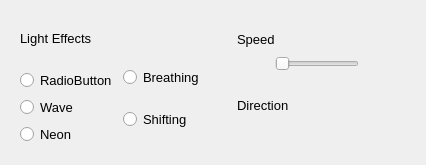
                  <widget class="QWidget" name="tab_6">
                   <attribute name="title">
                    <string>Dynamic</string>
                   </attribute>
                   <layout class="QHBoxLayout" name="horizontalLayout_12">
                    <item alignment="Qt::AlignTop">
                     <widget class="QWidget" name="widget_14" native="true">
                      <layout class="QVBoxLayout" name="verticalLayout_18">
                       <property name="topMargin">
                        <number>20</number>
                       </property>
                       <item>
                        <widget class="QLabel" name="label_14">
                         <property name="font">
                          <font>
                           <pointsize>10</pointsize>
                          </font>
                         </property>
                         <property name="text">
                          <string>Light Effects</string>
                         </property>
                        </widget>
                       </item>
                       <item>
                        <layout class="QHBoxLayout" name="horizontalLayout_16">
                         <item>
                          <layout class="QVBoxLayout" name="verticalLayout_16">
                           <property name="topMargin">
                            <number>18</number>
                           </property>
                           <item>
                            <widget class="QRadioButton" name="radioButton_5">
                             <property name="font">
                              <font>
                               <pointsize>10</pointsize>
                              </font>
                             </property>
                             <property name="text">
                              <string>RadioButton</string>
                             </property>
                            </widget>
                           </item>
                           <item>
                            <widget class="QRadioButton" name="radioButton_2">
                             <property name="font">
                              <font>
                               <pointsize>10</pointsize>
                              </font>
                             </property>
                             <property name="text">
                              <string>Wave</string>
                             </property>
                            </widget>
                           </item>
                           <item>
                            <widget class="QRadioButton" name="radioButton">
                             <property name="font">
                              <font>
                               <pointsize>10</pointsize>
                              </font>
                             </property>
                             <property name="text">
                              <string>Neon</string>
                             </property>
                            </widget>
                           </item>
                          </layout>
                         </item>
                         <item>
                          <layout class="QVBoxLayout" name="verticalLayout_17">
                           <item>
                            <widget class="QRadioButton" name="radioButton_4">
                             <property name="font">
                              <font>
                               <pointsize>10</pointsize>
                              </font>
                             </property>
                             <property name="text">
                              <string>Breathing</string>
                             </property>
                            </widget>
                           </item>
                           <item>
                            <widget class="QRadioButton" name="radioButton_3">
                             <property name="font">
                              <font>
                               <pointsize>10</pointsize>
                              </font>
                             </property>
                             <property name="text">
                              <string>Shifting</string>
                             </property>
                            </widget>
                           </item>
                          </layout>
                         </item>
                        </layout>
                       </item>
                      </layout>
                     </widget>
                    </item>
                    <item>
                     <widget class="QWidget" name="widget_15" native="true">
                      <layout class="QVBoxLayout" name="verticalLayout_13">
                       <item alignment="Qt::AlignLeft">
                        <widget class="QWidget" name="widget_16" native="true">
                         <layout class="QVBoxLayout" name="verticalLayout_15">
                          <item>
                           <widget class="QLabel" name="label_15">
                            <property name="font">
                             <font>
                              <pointsize>10</pointsize>
                             </font>
                            </property>
                            <property name="text">
                             <string>Speed</string>
                            </property>
                           </widget>
                          </item>
                          <item>
                           <layout class="QHBoxLayout" name="horizontalLayout_15">
                            <item>
                             <widget class="QPushButton" name="pushButton_20">
                              <property name="styleSheet">
                               <string notr="true">*{
border:none;}
</string>
                              </property>
                              <property name="text">
                               <string/>
                              </property>
                              <property name="icon">
                               <iconset>
                                <normaloff>D:/C/uet_3_2/tuong tac/library/minus.svg</normaloff>D:/C/uet_3_2/tuong tac/library/minus.svg</iconset>
                              </property>
                             </widget>
                            </item>
                            <item>
                             <widget class="QSlider" name="horizontalSlider_2">
                              <property name="orientation">
                               <enum>Qt::Horizontal</enum>
                              </property>
                             </widget>
                            </item>
                            <item>
                             <widget class="QPushButton" name="pushButton_21">
                              <property name="styleSheet">
                               <string notr="true">*{
border:none;}</string>
                              </property>
                              <property name="text">
                               <string/>
                              </property>
                              <property name="icon">
                               <iconset>
                                <normaloff>D:/C/uet_3_2/tuong tac/library/plus.svg</normaloff>D:/C/uet_3_2/tuong tac/library/plus.svg</iconset>
                              </property>
                             </widget>
                            </item>
                           </layout>
                          </item>
                         </layout>
                        </widget>
                       </item>
                       <item alignment="Qt::AlignLeft">
                        <widget class="QWidget" name="widget_17" native="true">
                         <layout class="QVBoxLayout" name="verticalLayout_14">
                          <item>
                           <widget class="QLabel" name="label_16">
                            <property name="font">
                             <font>
                              <pointsize>10</pointsize>
                             </font>
                            </property>
                            <property name="text">
                             <string>Direction</string>
                            </property>
                           </widget>
                          </item>
                          <item>
                           <layout class="QHBoxLayout" name="horizontalLayout_14">
                            <item>
                             <widget class="QPushButton" name="pushButton_18">
                              <property name="styleSheet">
                               <string notr="true">*{
border:none;}
</string>
                              </property>
                              <property name="text">
                               <string/>
                              </property>
                              <property name="icon">
                               <iconset>
                                <normaloff>D:/C/uet_3_2/tuong tac/library/chevrons-left.svg</normaloff>D:/C/uet_3_2/tuong tac/library/chevrons-left.svg</iconset>
                              </property>
                             </widget>
                            </item>
                            <item>
                             <widget class="QPushButton" name="pushButton_19">
                              <property name="styleSheet">
                               <string notr="true">*{
border:none;}</string>
                              </property>
                              <property name="text">
                               <string/>
                              </property>
                              <property name="icon">
                               <iconset>
                                <normaloff>D:/C/uet_3_2/tuong tac/library/chevrons-right.svg</normaloff>D:/C/uet_3_2/tuong tac/library/chevrons-right.svg</iconset>
                              </property>
                             </widget>
                            </item>
                           </layout>
                          </item>
                         </layout>
                        </widget>
                       </item>
                      </layout>
                     </widget>
                    </item>
                   </layout>
                  </widget>
